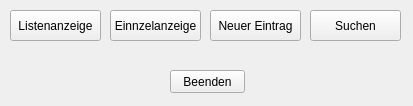
<?xml version="1.0" encoding="UTF-8"?>
<ui version="4.0">
 <class>MainWindow</class>
 <widget class="QMainWindow" name="MainWindow">
  <property name="geometry">
   <rect>
    <x>0</x>
    <y>0</y>
    <width>413</width>
    <height>106</height>
   </rect>
  </property>
  <property name="windowTitle">
   <string>MainWindow</string>
  </property>
  <widget class="QWidget" name="centralwidget">
   <widget class="QPushButton" name="buttonListenAnzeige">
    <property name="geometry">
     <rect>
      <x>10</x>
      <y>10</y>
      <width>91</width>
      <height>31</height>
     </rect>
    </property>
    <property name="text">
     <string>Listenanzeige</string>
    </property>
   </widget>
   <widget class="QPushButton" name="buttonEinzelAnzeige">
    <property name="geometry">
     <rect>
      <x>110</x>
      <y>10</y>
      <width>91</width>
      <height>31</height>
     </rect>
    </property>
    <property name="text">
     <string>Einnzelanzeige</string>
    </property>
   </widget>
   <widget class="QPushButton" name="buttonNeuerEintrag">
    <property name="geometry">
     <rect>
      <x>210</x>
      <y>10</y>
      <width>91</width>
      <height>31</height>
     </rect>
    </property>
    <property name="text">
     <string>Neuer Eintrag</string>
    </property>
   </widget>
   <widget class="QPushButton" name="buttonBeenden">
    <property name="geometry">
     <rect>
      <x>170</x>
      <y>70</y>
      <width>75</width>
      <height>23</height>
     </rect>
    </property>
    <property name="text">
     <string>Beenden</string>
    </property>
   </widget>
   <widget class="QPushButton" name="buttonSuchen">
    <property name="geometry">
     <rect>
      <x>310</x>
      <y>10</y>
      <width>91</width>
      <height>31</height>
     </rect>
    </property>
    <property name="text">
     <string>Suchen</string>
    </property>
   </widget>
  </widget>
 </widget>
 <resources/>
 <connections/>
</ui>
